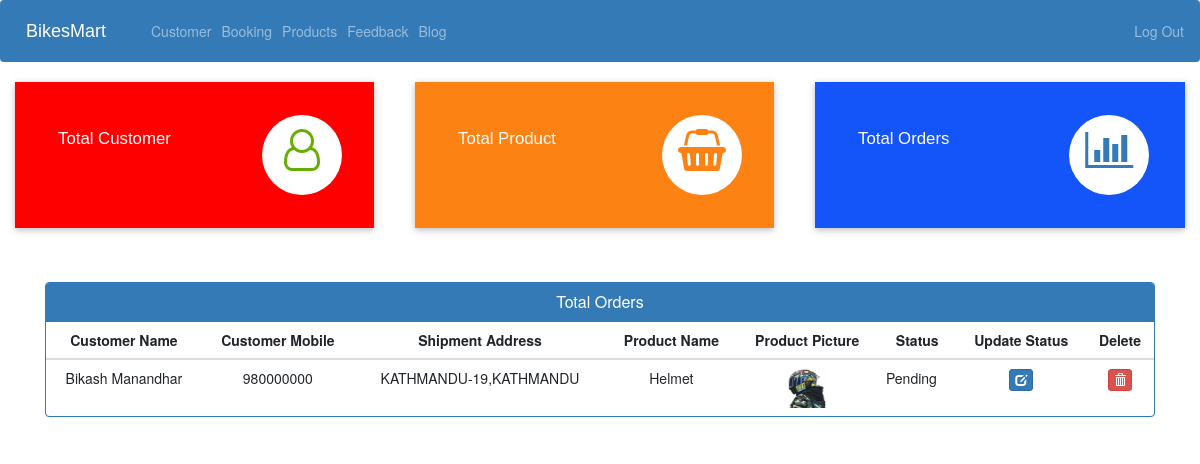
The page /admin-view-booking (signed in) on the database as committed earlier.
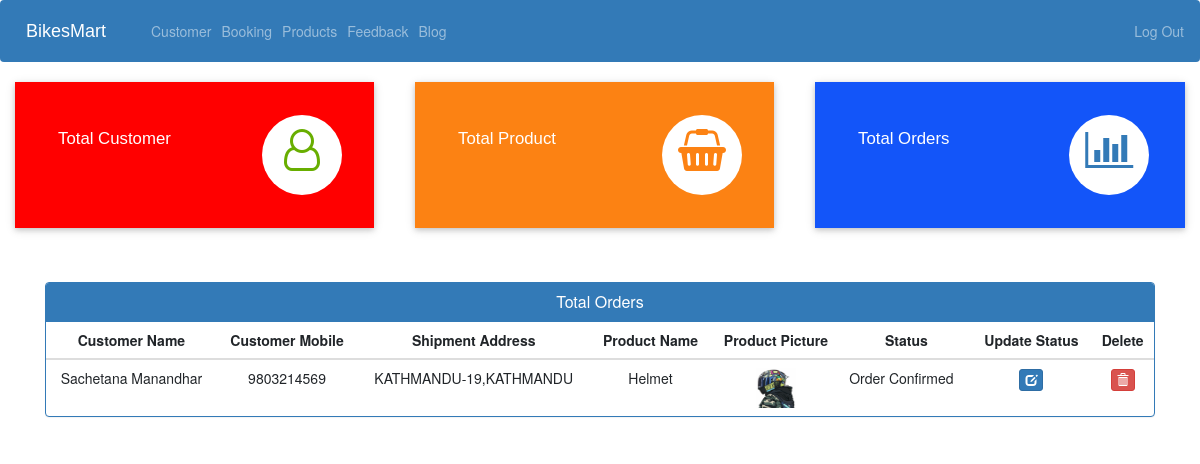
The same page on the database as committed later.
### ecom/models.py (models this page shows, shortened)
class Customer(models.Model):
    user=models.OneToOneField(User,on_delete=models.CASCADE)
    profile_pic= models.ImageField(upload_to='profile_pic/CustomerProfilePic/',null=True,blank=True)
    address = models.CharField(max_length=40)
    mobile = models.CharField(max_length=20,null=False)
    @property
    def get_name(self):
        return self.user.first_name+" "+self.user.last_name

class Orders(models.Model):
    STATUS =(
        ('Pending','Pending'),
        ('Order Confirmed','Order Confirmed'),
        ('Out for Delivery','Out for Delivery'),
        ('Delivered','Delivered'),
    )
    customer=models.ForeignKey('Customer', on_delete=models.CASCADE,null=True)
    product=models.ForeignKey('Product',on_delete=models.CASCADE,null=True)
    email = models.CharField(max_length=50,null=True)
    address = models.CharField(max_length=500,null=True)
    mobile = models.CharField(max_length=20,null=True)
    order_date= models.DateField(auto_now_add=True,null=True)
    status=models.CharField(max_length=50,null=True,choices=STATUS)

### ecom/views.py (the view)
# urls.py: path('admin-view-booking', views.admin_view_booking_view,name='admin-view-booking'),
@login_required(login_url='adminlogin')
def admin_view_booking_view(request):
    orders=models.Orders.objects.all()
    ordered_products=[]
    ordered_bys=[]
    for order in orders:
        ordered_product=models.Product.objects.all().filter(id=order.product.id)
        ordered_by=models.Customer.objects.all().filter(id = order.customer.id)
        ordered_products.append(ordered_product)
        ordered_bys.append(ordered_by)
    return render(request,'ecom/admin_view_booking.html',{'data':zip(ordered_products,ordered_bys,orders)})

### templates/ecom/admin_view_booking.html (shortened to what this page needs)
{% extends 'ecom/admin_base.html' %}
{% load static %}
{% block content %}
<head>
  <link rel="stylesheet" href="https://stackpath.bootstrapcdn.com/bootstrap/4.3.1/css/bootstrap.min.css">
  <link rel="stylesheet" href="https://maxcdn.bootstrapcdn.com/font-awesome/4.7.0/css/font-awesome.min.css">
  {%include 'ecom/admin_dashboard_cards.html'%}
  <br><br><br><br><br>
</head>
<br><br><br>
<div class="container" >
  <div class="row">
    <div class="col-md-12">
     <div class="panel panel-primary" >
      <div class="panel-heading" style="text-align:center;">
        <h6 class="panel-title" style="text-align:center;">Total Orders</h6>
      </div>
      <table class="table table-hover" id="dev-table">
          <thead>
            <tr>
              <th class="text-center">Customer Name</th>
              <th class="text-center">Customer Mobile</th>
              <th class="text-center">Shipment Address</th>
              <th class="text-center">Product Name</th>
              <th class="text-center">Product Picture</th>
              <th class="text-center">Status</th>
              <th class="text-center">Update Status</th>
              <th class="text-center">Delete</th>
            </tr>
          </thead>
      {% for product,customer,order in data %}
            <tr>
              {% for c in customer %}
              <td class="text-center"> {{c.get_name}}</td>
              <td class="text-center">{{c.mobile}}</td>
              <td class="text-center">{{order.address}}</td>
              {% endfor %}
              {% for p in product %}
              <td class="text-center"> {{p.name}}</td>
              <td class="text-center"> <img src="{% static p.product_image.url %}" alt="Profile Pic" height="40px" width="40px" /></td>
              <td>{{order.status}}</td>
              <td class="text-center"><a class="btn btn-primary btn-xs" href="{% url 'update-order' order.id  %}"><span class="glyphicon glyphicon-edit"></span></a></td>
              <td class="text-center"><a class="btn btn-danger btn-xs" href="{% url 'delete-order' order.id  %}"><span class="glyphicon glyphicon-trash"></span></a></td>
              {% endfor %}
            </tr>
      {% endfor %}
      </table>
     </div>
    </div>
  </div>
</div>
{% endblock content %}

Rows that differ between the two databases and show on the page:
changed Orders "KATHMANDU-19,KATHMANDU": status "Pending" → "Order Confirmed"
changed Customer: get_name "Bikash Manandhar" → "Sachetana Manandhar"; mobile "980000000" → "9803214569"
